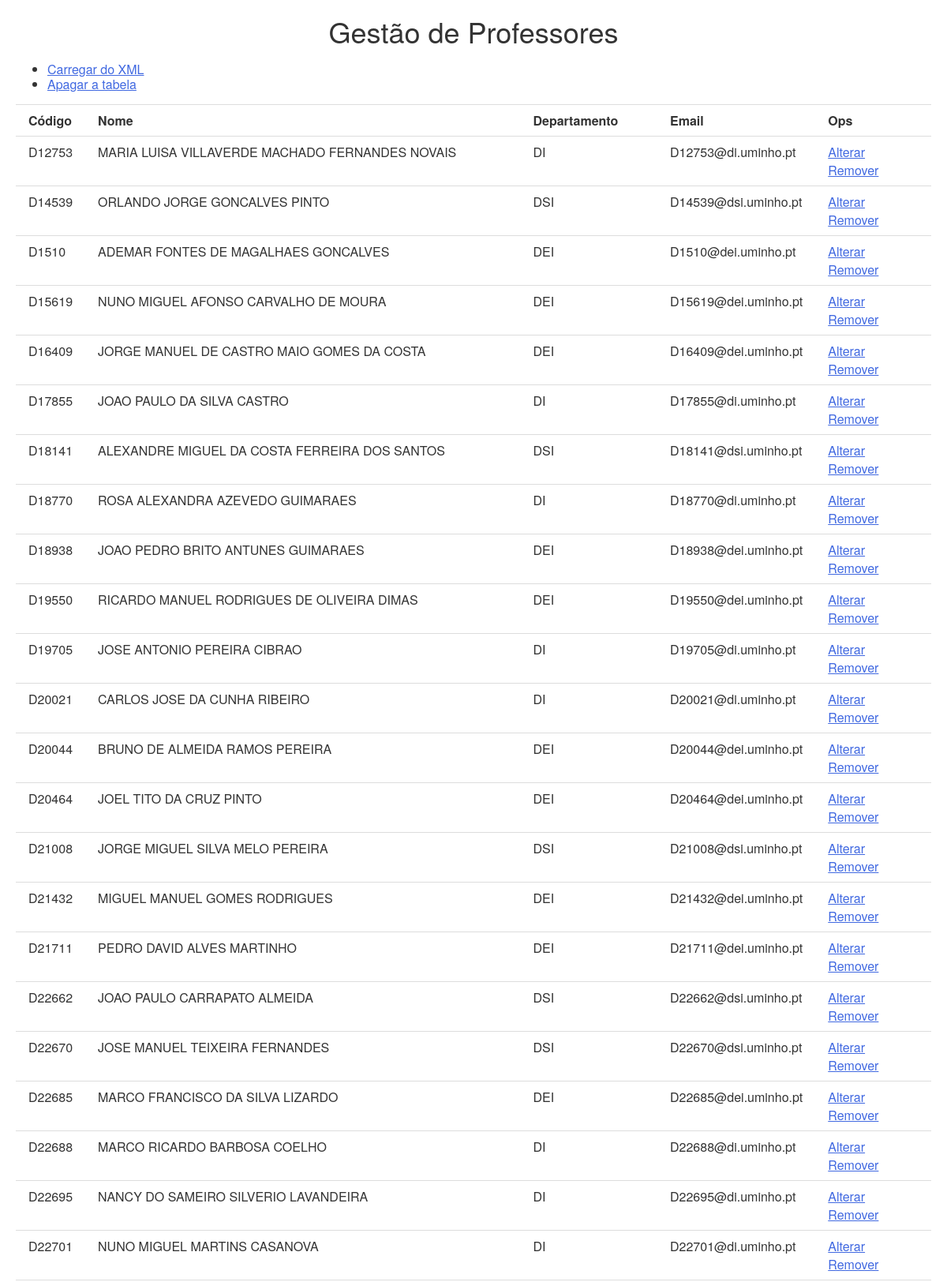
Screenshot of /professores/listarProf.php (upper part) with the database file from the repository.
### tables this page shows
CREATE TABLE IF NOT EXISTS `professor` (
  `codProf` varchar(10) NOT NULL,
  `nome` varchar(60) NOT NULL,
  `email` varchar(40) NOT NULL,
  `departamento` varchar(20) NOT NULL
);

### professores/listarProf.php (the view)
<?php
	 echo '<link rel="stylesheet" type="text/css" href="mystyles.css">';
	$bd = new PDO('mysql:host=localhost;dbname=projetofinal', 'admin', '1234');
  echo "<h1 align='center'>Gestão de Professores</h1>";
  echo "<ul>";
  echo "<li><a href='loadXML.html'>Carregar do XML</a></li>";
  echo "<li><a href='reset.php'>Apagar a tabela</a></li>";
  echo "</ul>";
  echo "<table style='text-align:center;'>".
  "<tr><th>Código</th><th>Nome</th>".
  "<th>Departamento</th><th>Email</th><th>Ops</th></tr>";
        $query = $bd->query("SELECT * FROM Professor");
        while ($linha = $query->fetch()){
                echo "<tr><td>".$linha['codProf']."</td>";
                echo "<td>".$linha['nome']."</td>";
                echo "<td>".$linha['departamento']."</td>";
                echo "<td>".$linha['email']."</td>";
                echo "<td><a href='alterarProf.php?idProf=".
                     $linha['codProf']."'>Alterar</a>".
                     " <a href='removerProf.php?idProf=".
                     $linha['codProf']."'>Remover</a>";
                echo "</tr>";
        }
        echo "</table><br/>  <a href='pagPrincipalProfs.html'>Voltar ao ínicio</a>";
?>

### professores/mystyles.css (style rules this page uses)
h1,h2,h3,h4,h5,h6 { margin: 0 0 .5em; font-weight: 500; line-height: 1.1; }
h1 { font-size: 2.25em; }
table { background-color: transparent; border-spacing: 0; border-collapse: collapse; border-top: 1px solid #ddd; }
th, td { padding: .5em 1em; vertical-align: top; text-align: left; border-bottom: 1px solid #ddd; }
a:link { color: royalblue; }

### rows the page displays
professor: codProf "D12753", nome "MARIA LUISA VILLAVERDE MACHADO FERNANDES NOVAIS", departamento "DI", email "D12753@di.uminho.pt"
professor: codProf "D14539", nome "ORLANDO JORGE GONCALVES PINTO", departamento "DSI", email "D14539@dsi.uminho.pt"
professor: codProf "D1510", nome "ADEMAR FONTES DE MAGALHAES GONCALVES", departamento "DEI", email "D1510@dei.uminho.pt"
professor: codProf "D15619", nome "NUNO MIGUEL AFONSO CARVALHO DE MOURA", departamento "DEI", email "D15619@dei.uminho.pt"
professor: codProf "D16409", nome "JORGE MANUEL DE CASTRO MAIO GOMES DA COSTA", departamento "DEI", email "D16409@dei.uminho.pt"
professor: codProf "D17855", nome "JOAO PAULO DA SILVA CASTRO", departamento "DI", email "D17855@di.uminho.pt"
professor: codProf "D18141", nome "ALEXANDRE MIGUEL DA COSTA FERREIRA DOS SANTOS", departamento "DSI", email "D18141@dsi.uminho.pt"
professor: codProf "D18770", nome "ROSA ALEXANDRA AZEVEDO GUIMARAES", departamento "DI", email "D18770@di.uminho.pt"
professor: codProf "D18938", nome "JOAO PEDRO BRITO ANTUNES GUIMARAES", departamento "DEI", email "D18938@dei.uminho.pt"
professor: codProf "D19550", nome "RICARDO MANUEL RODRIGUES DE OLIVEIRA DIMAS", departamento "DEI", email "D19550@dei.uminho.pt"
professor: codProf "D19705", nome "JOSE ANTONIO PEREIRA CIBRAO", departamento "DI", email "D19705@di.uminho.pt"
professor: codProf "D20021", nome "CARLOS JOSE DA CUNHA RIBEIRO", departamento "DI", email "D20021@di.uminho.pt"
professor: codProf "D20044", nome "BRUNO DE ALMEIDA RAMOS PEREIRA", departamento "DEI", email "D20044@dei.uminho.pt"
professor: codProf "D20464", nome "JOEL TITO DA CRUZ PINTO", departamento "DEI", email "D20464@dei.uminho.pt"
professor: codProf "D21008", nome "JORGE MIGUEL SILVA MELO PEREIRA", departamento "DSI", email "D21008@dsi.uminho.pt"
professor: codProf "D21432", nome "MIGUEL MANUEL GOMES RODRIGUES", departamento "DEI", email "D21432@dei.uminho.pt"
professor: codProf "D21711", nome "PEDRO DAVID ALVES MARTINHO", departamento "DEI", email "D21711@dei.uminho.pt"
professor: codProf "D22662", nome "JOAO PAULO CARRAPATO ALMEIDA", departamento "DSI", email "D22662@dsi.uminho.pt"
professor: codProf "D22670", nome "JOSE MANUEL TEIXEIRA FERNANDES", departamento "DSI", email "D22670@dsi.uminho.pt"
professor: codProf "D22685", nome "MARCO FRANCISCO DA SILVA LIZARDO", departamento "DEI", email "D22685@dei.uminho.pt"
professor: codProf "D22688", nome "MARCO RICARDO BARBOSA COELHO", departamento "DI", email "D22688@di.uminho.pt"
professor: codProf "D22695", nome "NANCY DO SAMEIRO SILVERIO LAVANDEIRA", departamento "DI", email "D22695@di.uminho.pt"
professor: codProf "D22701", nome "NUNO MIGUEL MARTINS CASANOVA", departamento "DI", email "D22701@di.uminho.pt"
